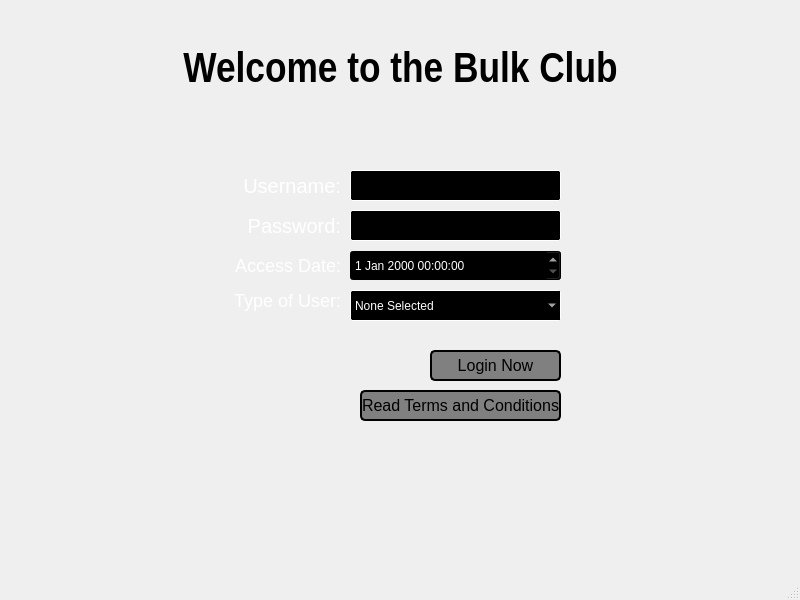
<?xml version="1.0" encoding="UTF-8"?>
<ui version="4.0">
 <class>Admin</class>
 <widget class="QMainWindow" name="Admin">
  <property name="geometry">
   <rect>
    <x>0</x>
    <y>0</y>
    <width>800</width>
    <height>600</height>
   </rect>
  </property>
  <property name="windowTitle">
   <string>MainWindow</string>
  </property>
  <widget class="QWidget" name="centralwidget">
   <widget class="QLabel" name="username_label">
    <property name="geometry">
     <rect>
      <x>240</x>
      <y>170</y>
      <width>101</width>
      <height>31</height>
     </rect>
    </property>
    <property name="styleSheet">
     <string notr="true">QLabel#username_label {
	font-size: 20px;
	color: white;
}</string>
    </property>
    <property name="text">
     <string>Username:</string>
    </property>
    <property name="alignment">
     <set>Qt::AlignRight|Qt::AlignTrailing|Qt::AlignVCenter</set>
    </property>
   </widget>
   <widget class="QLabel" name="access_date">
    <property name="geometry">
     <rect>
      <x>230</x>
      <y>250</y>
      <width>111</width>
      <height>31</height>
     </rect>
    </property>
    <property name="font">
     <font>
      <pointsize>-1</pointsize>
     </font>
    </property>
    <property name="styleSheet">
     <string notr="true">QLabel#access_date{
	font-size: 18px;
	color: white;
}</string>
    </property>
    <property name="text">
     <string>Access Date:</string>
    </property>
    <property name="alignment">
     <set>Qt::AlignRight|Qt::AlignTrailing|Qt::AlignVCenter</set>
    </property>
   </widget>
   <widget class="QComboBox" name="user_type_combo">
    <property name="geometry">
     <rect>
      <x>350</x>
      <y>290</y>
      <width>211</width>
      <height>31</height>
     </rect>
    </property>
    <property name="focusPolicy">
     <enum>Qt::ClickFocus</enum>
    </property>
    <property name="styleSheet">
     <string notr="true">QComboBox#user_type_combo{
	color: white;
	font-family: arial;
	background: pale;
	border:1px solid #ffffff;
	border-radius: 2px;
}

QComboBox#user_type_combo:hover {
	background: #191b1c;
	border: 2px solid white;
}</string>
    </property>
    <item>
     <property name="text">
      <string>None Selected</string>
     </property>
    </item>
    <item>
     <property name="text">
      <string>Administrator</string>
     </property>
    </item>
    <item>
     <property name="text">
      <string>Store Manager</string>
     </property>
    </item>
   </widget>
   <widget class="QLineEdit" name="username_textbox">
    <property name="geometry">
     <rect>
      <x>350</x>
      <y>170</y>
      <width>211</width>
      <height>31</height>
     </rect>
    </property>
    <property name="focusPolicy">
     <enum>Qt::ClickFocus</enum>
    </property>
    <property name="styleSheet">
     <string notr="true">QLineEdit#username_textbox {
	color: white;
	background: black;
	font-family: arial;
	font-siz	e: 16px;
	border:1px solid #ffffff;
	border-radius: 2px;
}

QLineEdit#username_textbox:hover {
	background: #191b1c;
	border: 2px solid white;
}</string>
    </property>
   </widget>
   <widget class="QPushButton" name="information_button">
    <property name="geometry">
     <rect>
      <x>360</x>
      <y>390</y>
      <width>201</width>
      <height>31</height>
     </rect>
    </property>
    <property name="focusPolicy">
     <enum>Qt::ClickFocus</enum>
    </property>
    <property name="styleSheet">
     <string notr="true">QPushButton#information_button{
	background: gray;
	color: black;
	font-size: 16px;
	border:2px solid #000000;
	border-radius: 5px;
}

QPushButton#information_button:hover{
	background: #b2b9bf;
}</string>
    </property>
    <property name="text">
     <string>Read Terms and Conditions</string>
    </property>
   </widget>
   <widget class="QLineEdit" name="password_textbox">
    <property name="geometry">
     <rect>
      <x>350</x>
      <y>210</y>
      <width>211</width>
      <height>31</height>
     </rect>
    </property>
    <property name="focusPolicy">
     <enum>Qt::ClickFocus</enum>
    </property>
    <property name="styleSheet">
     <string notr="true">QLineEdit#password_textbox {
	color: white;
	background: black;
	font-family: arial;
	font-siz	e: 16px;
	border:1px solid #ffffff;
	border-radius: 2px;
}

QLineEdit#password_textbox:hover {
	background: #191b1c;
	border: 2px solid white;
}</string>
    </property>
    <property name="inputMask">
     <string/>
    </property>
    <property name="echoMode">
     <enum>QLineEdit::Password</enum>
    </property>
   </widget>
   <widget class="QLabel" name="header_label">
    <property name="geometry">
     <rect>
      <x>0</x>
      <y>40</y>
      <width>801</width>
      <height>61</height>
     </rect>
    </property>
    <property name="font">
     <font>
      <family>Arial Narrow</family>
      <pointsize>32</pointsize>
      <bold>true</bold>
     </font>
    </property>
    <property name="styleSheet">
     <string notr="true">QLabel#header_label {
	font-family: Arial Narrow;
	color: black;
	font-weight: bold;
}</string>
    </property>
    <property name="text">
     <string>Welcome to the Bulk Club</string>
    </property>
    <property name="alignment">
     <set>Qt::AlignCenter</set>
    </property>
   </widget>
   <widget class="QPushButton" name="login_button">
    <property name="geometry">
     <rect>
      <x>430</x>
      <y>350</y>
      <width>131</width>
      <height>31</height>
     </rect>
    </property>
    <property name="focusPolicy">
     <enum>Qt::ClickFocus</enum>
    </property>
    <property name="styleSheet">
     <string notr="true">QPushButton#login_button{
	background: gray;
	color: black;
	font-size: 16px;
	border:2px solid #000000;
	border-radius: 5px;
}

QPushButton#login_button:hover{
	background: #b2b9bf;
}</string>
    </property>
    <property name="text">
     <string>Login Now</string>
    </property>
   </widget>
   <widget class="QLabel" name="user_type_label">
    <property name="geometry">
     <rect>
      <x>230</x>
      <y>290</y>
      <width>111</width>
      <height>21</height>
     </rect>
    </property>
    <property name="styleSheet">
     <string notr="true">QLabel#user_type_label {
	font-size: 18px;
	color: white;
}</string>
    </property>
    <property name="text">
     <string>Type of User:</string>
    </property>
    <property name="alignment">
     <set>Qt::AlignRight|Qt::AlignTrailing|Qt::AlignVCenter</set>
    </property>
   </widget>
   <widget class="QDateTimeEdit" name="date_edit">
    <property name="geometry">
     <rect>
      <x>350</x>
      <y>250</y>
      <width>211</width>
      <height>31</height>
     </rect>
    </property>
    <property name="focusPolicy">
     <enum>Qt::ClickFocus</enum>
    </property>
    <property name="styleSheet">
     <string notr="true">QDateTimeEdit#date_edit{
	color: white;
	background: black;
	font-family: arial;
}

QDateTimeEdit#date_edit:hover{
	background: #191b1c;
}
</string>
    </property>
   </widget>
   <widget class="QLabel" name="password_label">
    <property name="geometry">
     <rect>
      <x>240</x>
      <y>210</y>
      <width>101</width>
      <height>31</height>
     </rect>
    </property>
    <property name="styleSheet">
     <string notr="true">QLabel#password_label {
	color: white;
	font-size: 20px;
}</string>
    </property>
    <property name="text">
     <string>Password:</string>
    </property>
    <property name="alignment">
     <set>Qt::AlignRight|Qt::AlignTrailing|Qt::AlignVCenter</set>
    </property>
   </widget>
  </widget>
  <widget class="QMenuBar" name="menubar">
   <property name="geometry">
    <rect>
     <x>0</x>
     <y>0</y>
     <width>800</width>
     <height>37</height>
    </rect>
   </property>
  </widget>
  <widget class="QStatusBar" name="statusbar"/>
 </widget>
 <resources/>
 <connections/>
</ui>
